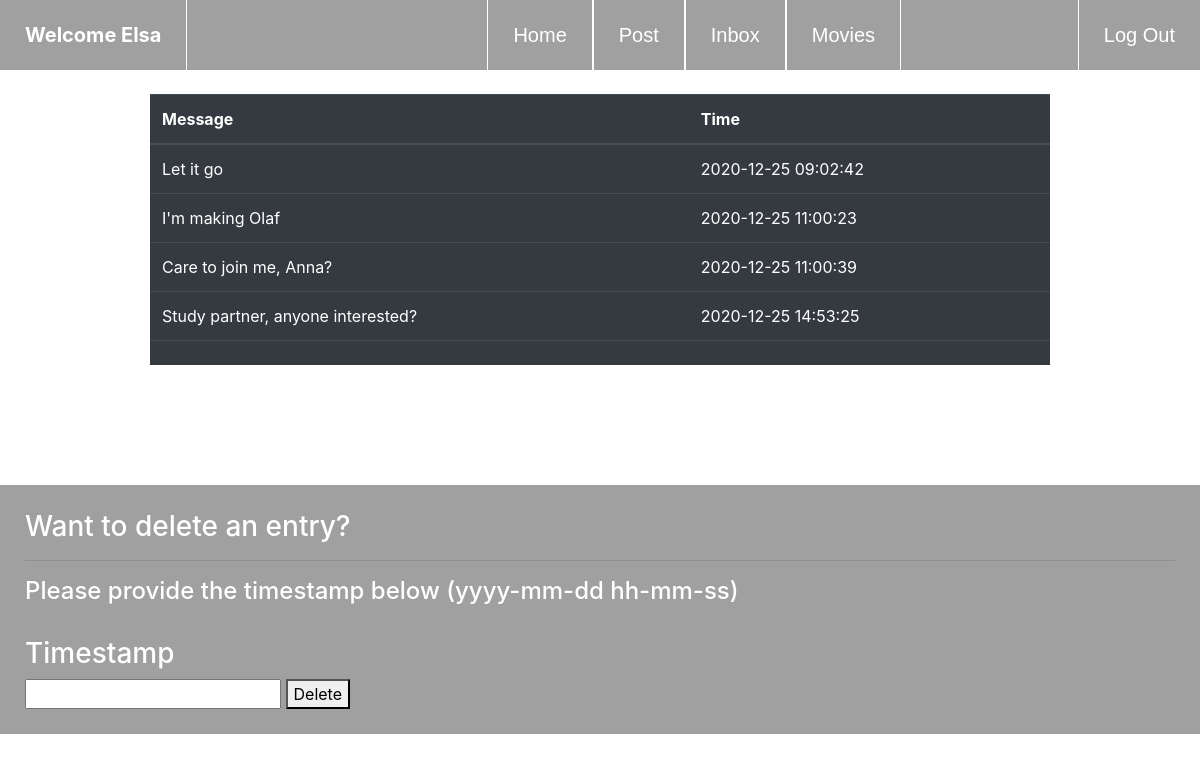
The app's page /history (signed in) with its own data.
### tables this page shows
CREATE TABLE 'users' ('id' integer PRIMARY KEY AUTOINCREMENT NOT NULL, 'name' varchar(255) NOT NULL, 'email' varchar(255) NOT NULL, 'password'  varchar(255) NOT NULL  );

CREATE TABLE 'post' ('id' integer, 'message' varchar(255), 'time' varchar(255));

### application.py (the view)
@app.route("/history", methods=["GET", "POST"])
@login_required
def history():
    if request.method == "GET":
        user = db.execute("SELECT * from users where id=:id", id = session["user_id"])
        name =user[0]["name"][0].upper() + user[0]["name"][1:].lower()
        rows = db.execute("SELECT post.id, message, name, time from users join post on users.id = post.id and users.id=:id", id=session["user_id"])
        return render_template("history.html", name=name, rows=rows)
    else:
        time = request.form.get("time")
        db.execute("DELETE from post where id=:id and time=:time", id=session["user_id"], time=time)
        return redirect("/")

### application.py (called while the page is built)
def login_required(f):
    @wraps(f)
    def decorated_function(*args, **kwargs):
        if session.get("user_id") is None:
            return redirect("/login")
        return f(*args, **kwargs)
    return decorated_function

@app.after_request
def after_request(response):
    response.headers["Cache-Control"] = "no-cache, no-store, must-revalidate"
    response.headers["Expires"] = 0
    response.headers["Pragma"] = "no-cache"
    return response

### templates/history.html (shortened to what this page needs)
{% extends "layout.html" %}
{% block style %}
    <link rel="stylesheet" href="https://stackpath.bootstrapcdn.com/bootstrap/4.3.1/css/bootstrap.min.css">
{% endblock %}
{% block body %}
    <div class="links">
        <ul>
            <li class="indexnav" style="float: left;"><b>Welcome {{name}}</b></li>
            <li style="float: left; border-right: 1px solid white; margin-left: 25%;"><a href="/">Home</a></li>
            <li style="float: left; border-right: 1px solid white;"><a href="/post">Post</a></li>
            <li style="float: left; border-right: 1px solid white;"><a href="/inbox">Inbox</a></li>
            <li style="float: left; border-right: 1px solid white;"><a href="/movies">Movies</a></li>
            <li><a href="/logout">Log Out</a></li>
        </ul>
    </div>
    <br>
    <div class="table2">
    <table class="table table-dark table-stripped">
        <thead>
            <tr>
                <th>Message</th>
                <th>Time</th>
            </tr>
        </thead>
        <tbody>
            {% for row in rows %}
                {% set message = row["message"] %}
                {% set time = row["time"] %}
                    <tr>
                        <td>{{message}}</td>
                        <td>{{time}}</td>
                    </tr>
            {% endfor %}
        </tbody>
        <tfoot>
            <td colspan="1"></td>
            <td></td>
        </tfoot>
    </table>
    </div>
    <div style="background-color: #a0a0a0; margin-top: 120px; color: white; padding: 25px;">
        <h3>Want to delete an entry?</h3>
        <hr>
        <h4>Please provide the timestamp below (yyyy-mm-dd hh-mm-ss)</h4><br>
        <h3>Timestamp</h3>
        <form action="/history" method="post">
            <input type="text" name="time">
            <button type="submit">Delete</button>
        </form>
    </div>
{% endblock %}

### static/styles.css (style rules this page uses)
body { margin: 0; padding: 0; }
.links { background-color: #a0a0a0; }
.links ul { list-style-type: none; margin: 0; padding: 0; overflow: hidden; }
.links li { float: right; }
.links a { display: block; color: white; text-align: center; padding: 20px 25px; text-decoration: none; font-family: sans-serif; border-left: 1px solid #fff; font-size: 20px; }
.indexnav { display: block; padding: 20px 25px; text-align: center; color: white; border-right: 1px solid white; font-size: 20px }
.table2 { width: 75%; margin: auto; }

### records on screen
users: name "Elsa"
post: message "Let it go", time "2020-12-25 09:02:42"
post: message "I'm making Olaf", time "2020-12-25 11:00:23"
post: message "Care to join me, Anna?", time "2020-12-25 11:00:39"
post: message "Study partner, anyone interested?", time "2020-12-25 14:53:25"
